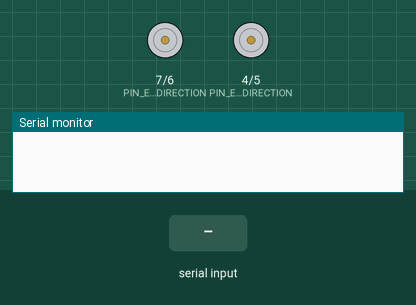
Bench run of a sketch on a simulated Arduino Uno, built with avr-gcc and run on an emulated ATmega328P. Shown: direction and speed pins drawn as motors (green arrow = direction pin HIGH = forward, orange = LOW = backward, longer = more drive), the last lines printed to the serial monitor. Inputs (shaded band) come from the test bench.

Above: at 1.2 s.
1.3 s: "l" received over Serial
At 2.5 s:
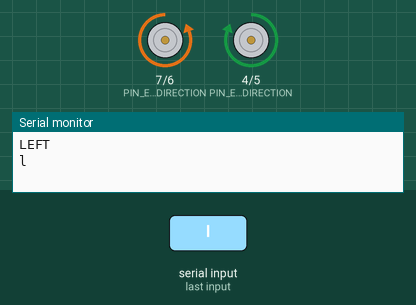
4.3 s: "r" received over Serial
At 4.8 s:
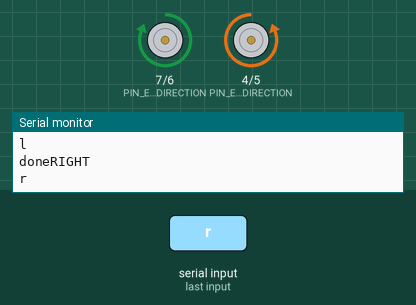
Timing chart, 0 to 7.8 s (numbered marks = the images above; inputs shaded):
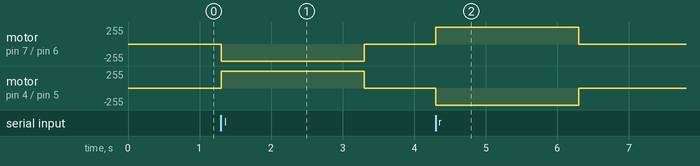

Measured:
- after the input at 1.3 s, motor on pin 7 (PIN_ENGINE_1_DIRECTION) / pin 6 (PIN_ENGINE_1_SPEED): stopped → backward 255/255 at once, → stopped 2.0 s later; motor on pin 4 (PIN_ENGINE_2_DIRECTION) / pin 5 (PIN_ENGINE_2_SPEED): stopped → forward 255/255 at once, → stopped 2.0 s later
- after the input at 4.3 s, motor on pin 7 (PIN_ENGINE_1_DIRECTION) / pin 6 (PIN_ENGINE_1_SPEED): stopped → forward 255/255 at once, → stopped 2.0 s later; motor on pin 4 (PIN_ENGINE_2_DIRECTION) / pin 5 (PIN_ENGINE_2_SPEED): stopped → backward 255/255 at once, → stopped 2.0 s later

The sketch:

SortRobot.ino
```cpp
// COM7

const int PIN_ENGINE_1_SPEED = 6;
const int PIN_ENGINE_1_DIRECTION = 7;
const int PIN_ENGINE_2_SPEED = 5;
const int PIN_ENGINE_2_DIRECTION = 4;

void setup() {
  pinMode(PIN_ENGINE_1_SPEED, OUTPUT);
  pinMode(PIN_ENGINE_1_DIRECTION, OUTPUT);
  pinMode(PIN_ENGINE_2_SPEED, OUTPUT);
  pinMode(PIN_ENGINE_2_DIRECTION, OUTPUT);

  // put your setup code here, to run once:
  Serial.begin(9600);
}

void loop() {
  // put your main code here, to run repeatedly:
  char direction = Serial.read();


  if (direction == 'l') {
    Serial.println("LEFT");
    digitalWrite(PIN_ENGINE_2_DIRECTION, HIGH);
    digitalWrite(PIN_ENGINE_1_DIRECTION, LOW);
  }
  else if (direction == 'r') {
    Serial.println("RIGHT");
    digitalWrite(PIN_ENGINE_2_DIRECTION, LOW);
    digitalWrite(PIN_ENGINE_1_DIRECTION, HIGH);
  }
  else {
    return;
  }
  Serial.println((String)direction);

  analogWrite(PIN_ENGINE_1_SPEED, 255);
  analogWrite(PIN_ENGINE_2_SPEED, 255);
  delay(2000);
  analogWrite(PIN_ENGINE_1_SPEED, 0);
  analogWrite(PIN_ENGINE_2_SPEED, 0);
  Serial.print("done");
}
```
